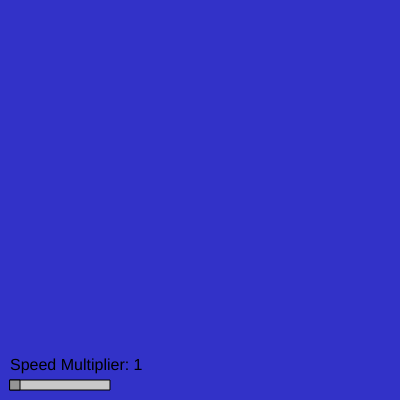
Frame 1 (no input)
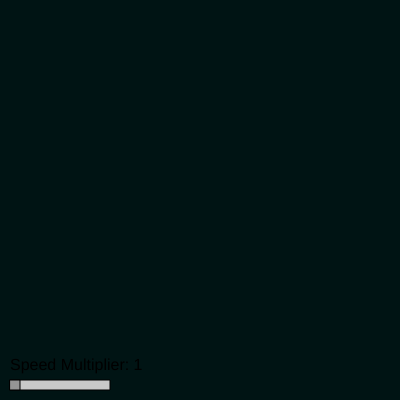
Frame 60 (no input)
Frame 120 (the mouse pressed at the canvas centre since frame 60): identical to frame 60, image omitted

The p5.js sketch that drew these frames (run headless with seeded random() and noise() and a simulated clock; from frame 60 on, the mouse is pressed at the canvas centre):

// p5.js sketch
// ── sketch.js
function setup() {
  createCanvas(400, 400);
  sliderY = height - 20;
}
let blueValue = 200;
let greenValue = 100;
let color = "rgb(50, 50, " + blueValue + ")";

if (testTime <= 2000) {
  color = '#0000FF';
} else if (testTime <= 3000) {
  color = '#FF00';
}

function draw() {
  background(color);
  
  
  
  
  blueValue = round(sliderValue * 20);
  greenValue = round(sliderValue * 20);
  color = `rgb(0, ${greenValue}, ${blueValue})`;
  
  
  
  
  
   fill(200);
  rect(sliderX, sliderY, sliderWidth, sliderHeight);
  
  // Draw the slider handle
  fill(150);
  if (dragging) {
    fill(100);
  }
  rect(sliderX + map(sliderValue, 1, 10, 0, sliderWidth), sliderY, 10, sliderHeight);
  
  // Display the value of the slider
  fill(0);
  textSize(16);
  text("Speed Multiplier: " + sliderValue, sliderX, sliderY - 10);
  
  
  
  
  
  
  
  if (testTime <= 2000) {
  color = 'rgb(0,8,41)';
} else if (testTime <= 3000) {
  color = '#FF0000';
}
}

// ── slider.js
let sliderX = 10; // X position of the slider
let sliderY;      // Y position of the slider
let sliderWidth = 100;
let sliderHeight = 10;
let sliderValue = 1; // Default value of the slider
let dragging = false;





function mousePressed() {
  // Check if the mouse is over the slider handle
  if (mouseX > sliderX && mouseX < sliderX + sliderWidth && mouseY > sliderY && mouseY < sliderY + sliderHeight) {
    dragging = true;
  }
}

function mouseReleased() {
  dragging = false;
}

function mouseDragged() {
  if (dragging) {
    // Update the slider value based on mouse position
    sliderValue = constrain(map(mouseX, sliderX, sliderX + sliderWidth, 1, 10), 1, 10);
  }
}
// ── test.js
let testTime = 5000;

function startTimer() {
  setTimeout(function() {
    logMessage();
    testTime -= 1000; // Decrease the time interval by 1 second
    if (testTime > 0) {
      startTimer(); // Call startTimer recursively
    }
  }, testTime);
}

function logMessage() {
  console.log("the sky is blue");
}

//startTimer(); // Start the timer
// ── test2.js
let sliderNumber = 1;
